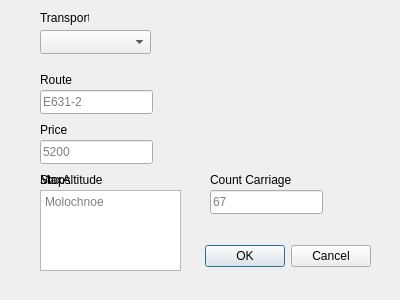
<?xml version="1.0" encoding="UTF-8"?>
<ui version="4.0">
 <class>Dialog</class>
 <widget class="QDialog" name="Dialog">
  <property name="geometry">
   <rect>
    <x>0</x>
    <y>0</y>
    <width>400</width>
    <height>300</height>
   </rect>
  </property>
  <property name="windowTitle">
   <string>Dialog</string>
  </property>
  <widget class="QDialogButtonBox" name="buttonBox">
   <property name="geometry">
    <rect>
     <x>200</x>
     <y>240</y>
     <width>171</width>
     <height>32</height>
    </rect>
   </property>
   <property name="orientation">
    <enum>Qt::Orientation::Horizontal</enum>
   </property>
   <property name="standardButtons">
    <set>QDialogButtonBox::StandardButton::Cancel|QDialogButtonBox::StandardButton::Ok</set>
   </property>
  </widget>
  <widget class="QComboBox" name="comboBox">
   <property name="geometry">
    <rect>
     <x>40</x>
     <y>30</y>
     <width>111</width>
     <height>24</height>
    </rect>
   </property>
  </widget>
  <widget class="QLineEdit" name="RouteLineEdit">
   <property name="geometry">
    <rect>
     <x>40</x>
     <y>90</y>
     <width>113</width>
     <height>24</height>
    </rect>
   </property>
   <property name="toolTip">
    <string/>
   </property>
   <property name="whatsThis">
    <string/>
   </property>
   <property name="text">
    <string/>
   </property>
   <property name="placeholderText">
    <string>E631-2</string>
   </property>
  </widget>
  <widget class="QLineEdit" name="PriceLineEdit">
   <property name="geometry">
    <rect>
     <x>40</x>
     <y>140</y>
     <width>113</width>
     <height>24</height>
    </rect>
   </property>
   <property name="placeholderText">
    <string>5200</string>
   </property>
  </widget>
  <widget class="QLineEdit" name="MaxAltitudeLineEdit">
   <property name="geometry">
    <rect>
     <x>40</x>
     <y>190</y>
     <width>113</width>
     <height>24</height>
    </rect>
   </property>
   <property name="placeholderText">
    <string>3500</string>
   </property>
  </widget>
  <widget class="QLineEdit" name="NameAirlineLineEdit">
   <property name="geometry">
    <rect>
     <x>40</x>
     <y>240</y>
     <width>113</width>
     <height>24</height>
    </rect>
   </property>
   <property name="placeholderText">
    <string>S7</string>
   </property>
  </widget>
  <widget class="QLabel" name="RouteLabel">
   <property name="geometry">
    <rect>
     <x>40</x>
     <y>70</y>
     <width>111</width>
     <height>20</height>
    </rect>
   </property>
   <property name="text">
    <string>Route</string>
   </property>
  </widget>
  <widget class="QLabel" name="PriceLabel">
   <property name="geometry">
    <rect>
     <x>40</x>
     <y>120</y>
     <width>111</width>
     <height>20</height>
    </rect>
   </property>
   <property name="text">
    <string>Price</string>
   </property>
  </widget>
  <widget class="QLabel" name="MaxAltitudeLabel">
   <property name="geometry">
    <rect>
     <x>40</x>
     <y>170</y>
     <width>111</width>
     <height>20</height>
    </rect>
   </property>
   <property name="text">
    <string>MaxAltitude</string>
   </property>
  </widget>
  <widget class="QLabel" name="NameAirlineLabel">
   <property name="geometry">
    <rect>
     <x>40</x>
     <y>220</y>
     <width>111</width>
     <height>20</height>
    </rect>
   </property>
   <property name="text">
    <string>NameAirline</string>
   </property>
  </widget>
  <widget class="QLabel" name="TransportLabel">
   <property name="geometry">
    <rect>
     <x>40</x>
     <y>10</y>
     <width>49</width>
     <height>16</height>
    </rect>
   </property>
   <property name="text">
    <string>Transport</string>
   </property>
  </widget>
  <widget class="QTextEdit" name="StopsTextEdit">
   <property name="enabled">
    <bool>true</bool>
   </property>
   <property name="geometry">
    <rect>
     <x>40</x>
     <y>190</y>
     <width>141</width>
     <height>81</height>
    </rect>
   </property>
   <property name="cursor" stdset="0">
    <cursorShape>IBeamCursor</cursorShape>
   </property>
   <property name="tabChangesFocus">
    <bool>true</bool>
   </property>
   <property name="placeholderText">
    <string>Molochnoe</string>
   </property>
  </widget>
  <widget class="QLabel" name="StopsLabel">
   <property name="enabled">
    <bool>true</bool>
   </property>
   <property name="geometry">
    <rect>
     <x>40</x>
     <y>170</y>
     <width>141</width>
     <height>20</height>
    </rect>
   </property>
   <property name="text">
    <string>Stops</string>
   </property>
  </widget>
  <widget class="QLineEdit" name="CountCarriageLineEdit">
   <property name="enabled">
    <bool>true</bool>
   </property>
   <property name="geometry">
    <rect>
     <x>210</x>
     <y>190</y>
     <width>113</width>
     <height>24</height>
    </rect>
   </property>
   <property name="cursor">
    <cursorShape>IBeamCursor</cursorShape>
   </property>
   <property name="placeholderText">
    <string>67</string>
   </property>
  </widget>
  <widget class="QLabel" name="CountCarriageLabel">
   <property name="enabled">
    <bool>true</bool>
   </property>
   <property name="geometry">
    <rect>
     <x>210</x>
     <y>170</y>
     <width>111</width>
     <height>20</height>
    </rect>
   </property>
   <property name="text">
    <string>Count Carriage</string>
   </property>
  </widget>
 </widget>
 <resources/>
 <connections>
  <connection>
   <sender>buttonBox</sender>
   <signal>accepted()</signal>
   <receiver>Dialog</receiver>
   <slot>accept()</slot>
   <hints>
    <hint type="sourcelabel">
     <x>248</x>
     <y>254</y>
    </hint>
    <hint type="destinationlabel">
     <x>157</x>
     <y>274</y>
    </hint>
   </hints>
  </connection>
  <connection>
   <sender>buttonBox</sender>
   <signal>rejected()</signal>
   <receiver>Dialog</receiver>
   <slot>reject()</slot>
   <hints>
    <hint type="sourcelabel">
     <x>316</x>
     <y>260</y>
    </hint>
    <hint type="destinationlabel">
     <x>286</x>
     <y>274</y>
    </hint>
   </hints>
  </connection>
 </connections>
</ui>
